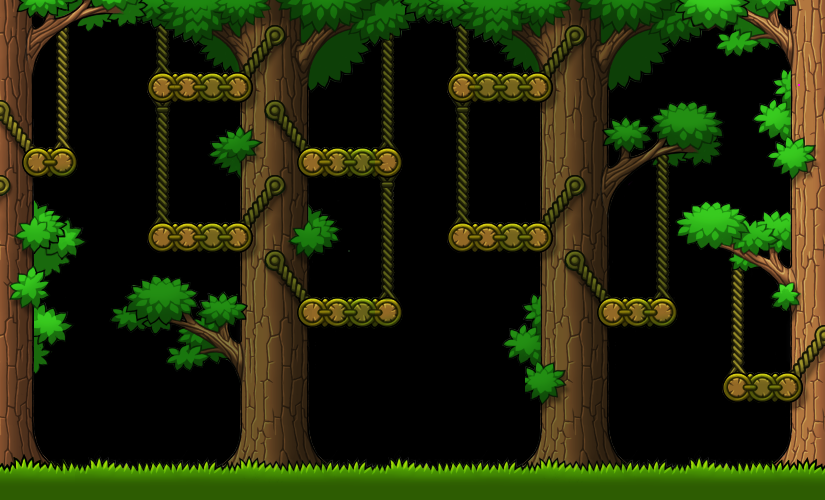

Tiled map render using the project's own tile images. Description and the whole map definition, tile-layer contents included, below:
An orthogonal 33x20 tile map with 25x25 px tiles, 1 tile layer (Tile Layer 1) and 16 objects (7x Gem, 2x EnemyR22, PlayerStart, EnemyR00, EnemyR02, ...).

<map version="1.10" tiledversion="1.10.2" orientation="orthogonal" renderorder="right-down" width="33" height="20" tilewidth="25" tileheight="25" infinite="0" nextlayerid="3" nextobjectid="19">
 <properties>
  <property name="Background" value="bg_forest" />
  <property name="Background Offset Y" type="int" value="-300" />
  <property name="TutorialText" value="DASH UP FOR SUPER JUMP" />
  <property name="biome" value="forest" />
 </properties>
 <tileset firstgid="1" source="forest.tsx" />
 <layer id="1" name="Tile Layer 1" width="33" height="20">
  <data encoding="csv">
34,35,36,37,38,39,118,119,120,121,122,123,124,125,126,127,128,129,118,119,120,121,122,123,124,125,126,130,131,132,133,134,135,
73,74,75,76,77,78,157,158,159,160,161,162,163,164,165,166,167,0,157,158,159,160,161,162,163,164,165,169,170,171,172,173,174,
112,113,114,0,0,0,196,197,198,199,200,201,202,203,204,205,0,0,196,197,198,199,200,201,202,203,204,0,209,210,211,212,213,
610,611,612,0,0,615,616,617,618,619,620,621,622,623,0,703,0,705,709,710,711,712,713,714,715,716,0,0,0,0,721,722,723,
649,650,651,0,0,0,655,656,657,658,659,660,661,0,0,742,0,0,748,749,750,751,752,753,754,755,756,757,758,0,760,761,762,
688,689,690,0,0,0,694,0,696,697,698,699,700,701,702,781,0,0,787,0,0,790,791,792,793,794,795,796,797,0,799,800,801,
1195,1196,1197,2461,0,0,1204,0,1206,1207,1208,1209,1288,1289,1290,1291,1292,0,1294,0,0,1297,1298,1299,1300,1301,1302,1303,1304,0,1306,1307,1308,
1234,1235,1236,0,0,0,1243,1244,1245,1246,1247,1248,1327,1328,1329,1330,0,0,1333,0,0,1336,1337,1338,1339,1340,1341,0,0,0,0,1346,1347,
1273,1274,1275,0,0,0,1282,1283,1284,1285,1286,1287,1366,1367,1368,1369,0,0,1372,1373,1374,1375,1376,1377,1378,1379,1380,1381,1382,1383,1384,1385,1386,
1786,1787,1788,1789,0,1791,1792,1793,1794,1873,1874,1875,1876,1877,1878,1879,0,1881,1882,1883,1884,1885,1886,1887,1888,1889,1890,1672,1673,1674,1891,1892,1893,
1825,1826,1827,1828,0,0,1831,1832,1833,1912,1913,1914,1915,1916,1917,1918,0,0,1921,1922,1923,1924,1925,1926,1927,1928,1929,0,1712,1713,1930,1931,1932,
1864,1865,1866,0,1868,1869,1870,1871,1872,1951,1952,1953,1954,1955,1956,1957,0,0,0,0,0,1963,1964,1965,1966,1967,1968,0,0,1752,1969,1970,1971,
2467,2468,2469,0,2471,2472,2473,2474,2475,2476,2477,2478,2479,2480,2481,2482,2483,0,0,0,2487,2488,2489,2490,2491,2492,2493,2494,0,2496,2575,2576,2577,
2506,2507,2508,0,2510,2511,2512,2513,2514,2515,2516,2517,2518,2519,2520,2521,0,0,0,0,2526,2527,2528,2529,2530,2531,2532,0,0,2535,0,2615,2616,
2545,2546,2547,0,0,2550,2551,2552,2553,2554,2555,2556,2557,0,0,0,0,0,0,0,2565,2566,2567,2568,2569,0,0,0,0,2574,2653,2654,2655,
2344,2345,0,0,0,0,0,0,0,1429,1430,1431,1432,0,0,0,0,0,0,0,0,3400,3401,3402,1432,0,0,0,2951,2952,2953,2954,2955,
2383,2384,0,0,0,0,0,0,0,1468,1469,1470,1471,0,0,0,0,0,0,0,0,3439,3440,3441,1471,0,0,0,0,2991,2992,2993,2994,
2422,2423,0,0,0,0,0,0,0,1507,1508,1509,1510,0,0,0,0,0,0,0,0,3478,3479,3480,1510,0,0,0,0,0,0,3032,3033,
3175,3176,3177,3178,3179,3180,3187,3188,3189,3190,3191,3192,3193,3194,3195,3178,3179,3180,3187,3188,3189,3190,3191,3192,3193,3194,3195,3178,3179,3180,3184,3185,3186,
3214,3215,3216,3217,3218,3219,3226,3227,3228,3229,3230,3231,3232,3233,3234,3217,3218,3219,3226,3227,3228,3229,3230,3231,3232,3233,3234,3217,3218,3219,3223,3224,3225
</data>
 </layer>
 <objectgroup id="2" name="Object Layer 1">
  <object id="1" name="PlayerStart" x="10" y="475">
   <point />
  </object>
  <object id="3" name="Gem" x="198.667" y="66">
   <point />
  </object>
  <object id="4" name="Gem" x="52.8333" y="144.167">
   <point />
  </object>
  <object id="5" name="Gem" x="346" y="290">
   <point />
  </object>
  <object id="6" name="Gem" x="199.333" y="216">
   <point />
  </object>
  <object id="7" name="Gem" x="346.667" y="140.667">
   <point />
  </object>
  <object id="8" name="Gem" x="497.333" y="66">
   <point />
  </object>
  <object id="9" name="Gem" x="500" y="212.667">
   <point />
  </object>
  <object id="10" name="EnemyR22" x="230" y="69.3333">
   <point />
  </object>
  <object id="11" name="EnemyR00" x="162.667" y="219.333">
   <point />
  </object>
  <object id="12" name="EnemyR02" x="468" y="66.6666">
   <point />
  </object>
  <object id="13" name="EnemyL21" x="529.334" y="70.6666">
   <point />
  </object>
  <object id="14" name="EnemyR22" x="594.833" y="471.166">
   <point />
  </object>
  <object id="15" name="EnemyL13" x="530.001" y="183.333">
   <point />
  </object>
  <object id="17" name="Door" x="775" y="375">
   <properties>
    <property name="Variant" value="1" />
   </properties>
   <point />
  </object>
  <object id="18" name="EntranceDoor" x="-50" y="375">
   <properties>
    <property name="Variant" value="0" />
   </properties>
   <point />
  </object>
 </objectgroup>
</map>
